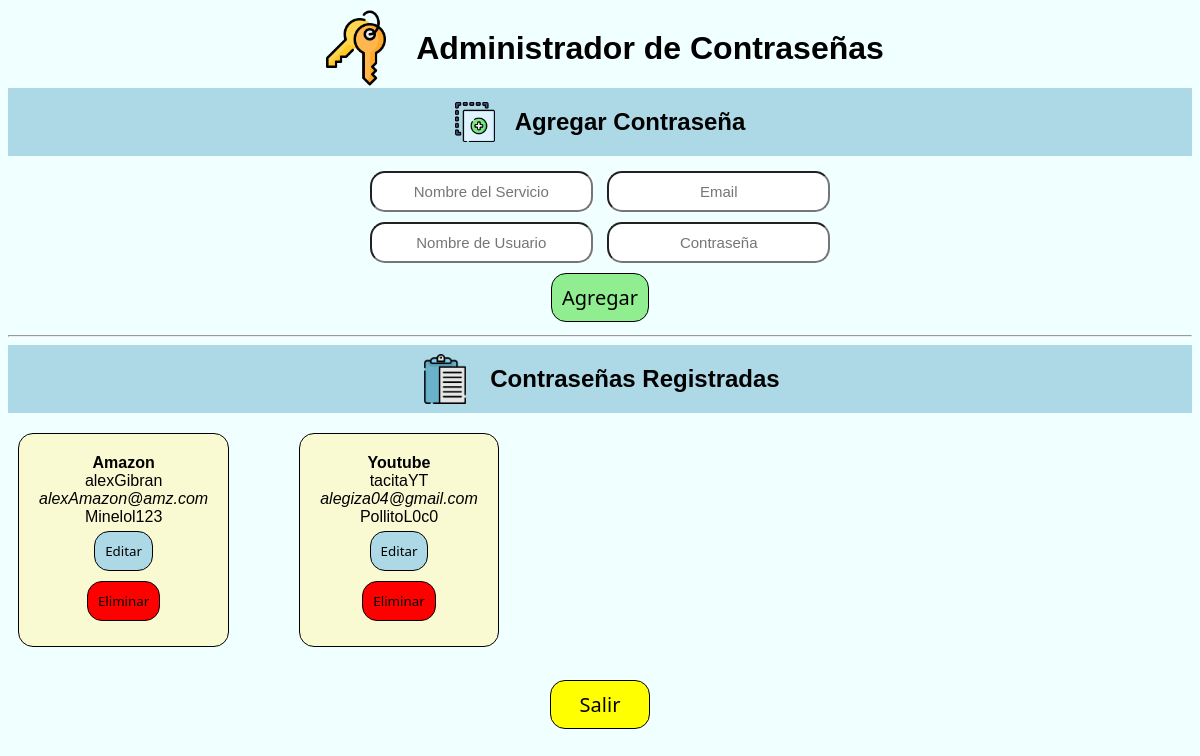
The page /administrador/ (signed in) on the database as committed earlier.
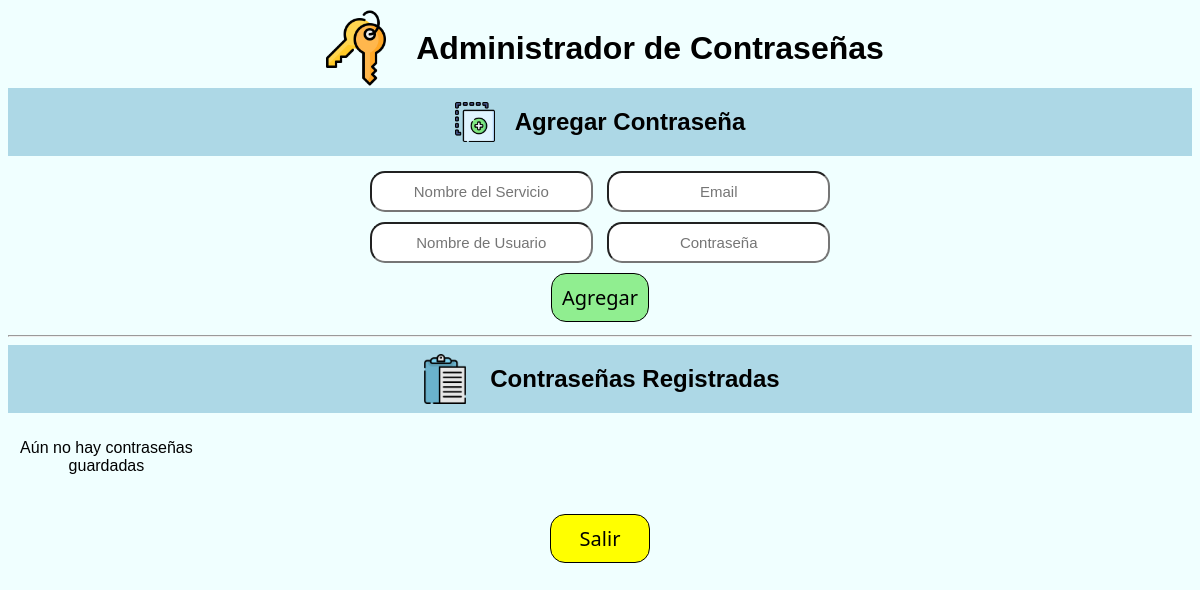
The same page on the database as committed later.
### administrador/models.py (models this page shows, shortened)
class Contrasenia(models.Model):
    servicio = models.CharField(max_length=100)
    email = models.EmailField(max_length=100)
    usuario_servicio = models.CharField(max_length=100)
    contrasenia = models.CharField(max_length=100)
    usuario = models.ForeignKey(User, on_delete=models.CASCADE)

### administrador/views.py (the view)
# urls.py: path('administrador/', views.administrador, name='administrador'),
@login_required
def administrador(request):
    if request.method == 'POST':
        form = ContraseniaForm(request.POST)
        if form.is_valid():
            contrasenia = form.save(commit=False)
            contrasenia.usuario = request.user
            contrasenia.save()
            return redirect('administrador')
    else:
        form = ContraseniaForm()
    contrasenias = Contrasenia.objects.filter(usuario=request.user)
    return render(request, 'administrador/admin.html', {'form':form,'contrasenias':contrasenias})

### administrador/forms.py
class ContraseniaForm(forms.ModelForm):
    class Meta:
        model = Contrasenia
        fields = ['servicio', 'email', 'usuario_servicio', 'contrasenia']
        widgets = {
            'servicio': forms.TextInput(attrs={'class': 'form_contrasenia', 'placeholder':'Nombre del Servicio'}),
            'email': forms.EmailInput(attrs={'class': 'form_contrasenia', 'placeholder':'Email'}),
            'usuario_servicio': forms.TextInput(attrs={'class': 'form_contrasenia', 'placeholder':'Nombre de Usuario'}),
            'contrasenia': forms.TextInput(attrs={'class': 'form_contrasenia', 'placeholder':'Contraseña'}),
        }

### administrador/templates/administrador/admin.html (shortened to what this page needs)
{% load static %}
<!DOCTYPE html>
<html lang="en">
<head>
</head>
<body>
    <div class="header">
        <img src="{% static 'administrador/logo.png' %}" style="width: 80px;">
        <h1>Administrador de Contraseñas</h1>
    </div>
    <form method="POST" class="formulario">
        <div class="subtitulo">
            <img src="{% static 'administrador/agregar.png' %}" style="width:40px;">
            <h2>Agregar Contraseña</h2>
        </div>
        {{ form.servicio }}
        {{ form.email }}
        <br>
        {{ form.usuario_servicio }}
        {{ form.contrasenia }}
        <br>
        <button type="submit" class="boton" style="background-color:lightgreen; font-size: 20px;">Agregar</button>
    </form><hr>
    <div class="subtitulo">
        <img src="{% static 'administrador/registro.png' %}" style="width: 50px;">
        <h2>Contraseñas Registradas</h2>
    </div>
    <div class="contenedor">
    {% for contrasenia in contrasenias %}
        <div class="item">
            <strong class="dato">{{ contrasenia.servicio }}</strong><br>
            <span class="dato">{{ contrasenia.usuario_servicio }}</span><br>
            <span class="dato"><em>{{ contrasenia.email }}</em></span><br>
            <span class="dato">{{ contrasenia.contrasenia }}</span><br>
            <form action="{% url 'editar_contrasenia' contrasenia.pk %}">
                <button class="boton" style="background-color: lightblue;">Editar</button>
            </form>
            <form action="{% url 'eliminar' contrasenia.pk %}">
                <button class="boton" style="background-color: red;">Eliminar</button>
            </form>
        </div>
        {% empty %}
            <p style="text-align: center;">Aún no hay contraseñas guardadas</p>
        {% endfor %}
    </div>
    <br>
    <form action="{% url 'iniciar_sesion' %}" style="text-align: center;">
        <button class="boton" style="background-color: yellow; font-size: 20px; width: 100px;">Salir</button>
    </form>
</body>
</html>

### administrador/templates/administrador/admin.html (style rules this page uses)
.header { display: grid; grid-template-columns: auto auto; justify-content: center; align-items: center; gap: 20px; }
.subtitulo { display: grid; grid-template-columns: auto auto; justify-content: center; align-items: center; gap: 20px; background-color: lightblue; margin-bottom: 10px; }
body { font-family: 'Lucida Sans', 'Lucida Sans Regular', 'Lucida Grande', 'Lucida Sans Unicode', Geneva, Verdana, sans-serif; background-color: azure; }
.formulario { text-align: center; }
.form_contrasenia { text-align: center; font-family: 'Lucida Sans', 'Lucida Sans Regular', 'Lucida Grande', 'Lucida Sans Unicode', Geneva, Verdana, sans-serif; border-radius: 15px; padding:10px; margin:5px; font-size: 15px; }
.contenedor { display: grid; grid-template-columns: repeat(5, 1fr); gap: 50px; }
.boton { font-family: 'Segoe UI', Tahoma, Geneva, Verdana, sans-serif; font-weight: 500; border: black solid 1px; border-radius: 15px; padding:10px; margin:5px; }

Rows that differ between the two databases and show on the page:
removed Contrasenia: servicio "Amazon", usuario_servicio "alexGibran", email "alexAmazon@amz.com", contrasenia "Minelol123"
removed Contrasenia: servicio "Youtube", usuario_servicio "tacitaYT", email "alegiza04@gmail.com", contrasenia "PollitoL0c0"
Other text that changed with them:
text now shown: "Aún no hay contraseñas guardadas"
